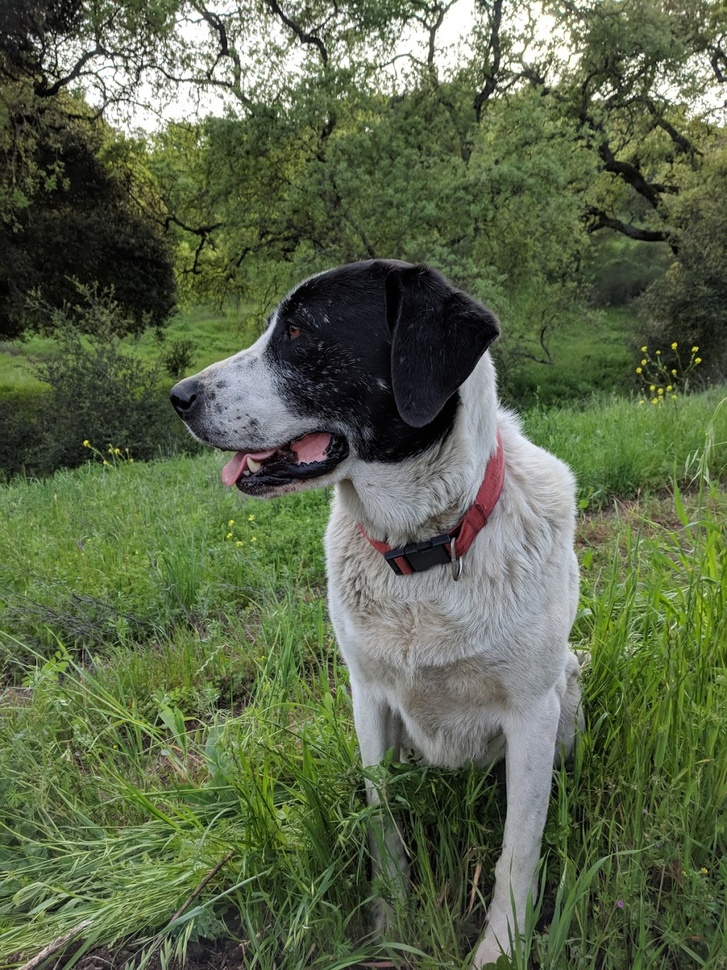
#> input picture DATA/sammy.jpg, 727 x 970 px, shrunk from 1025 x 1367 before the run
$ jupyter execute 42-template-matching.ipynb   (shell and % lines are left out)
#> lines starting #> are read from the running program, lines starting #| are printed output that depends on the picture
[cell 1]
import cv2
import numpy as np
import matplotlib.pyplot as plt

[cell 2]
full = cv2.imread('../../DATA/sammy.jpg')
#> full is the input picture: shape (970, 727, 3); mean B, G, R 74.2, 102.6, 91.2
full = cv2.cvtColor(full, cv2.COLOR_BGR2RGB)

[cell 3]
full.shape
#> Out = (970, 727, 3)

[cell 4]
plt.imshow(full)

[cell 5]
face = cv2.imread('../../DATA/sammy_face.jpg')
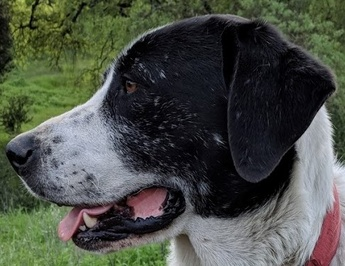
#> input picture DATA/sammy_face.jpg, 345 x 266 px, shrunk from 486 x 375 before the run
#> face is the input picture: shape (266, 345, 3); mean B, G, R 70, 78.7, 74.3
face =cv2.cvtColor(face,cv2.COLOR_BGR2RGB)
noise = cv2.imread('../../DATA/sammy_noise.jpg')
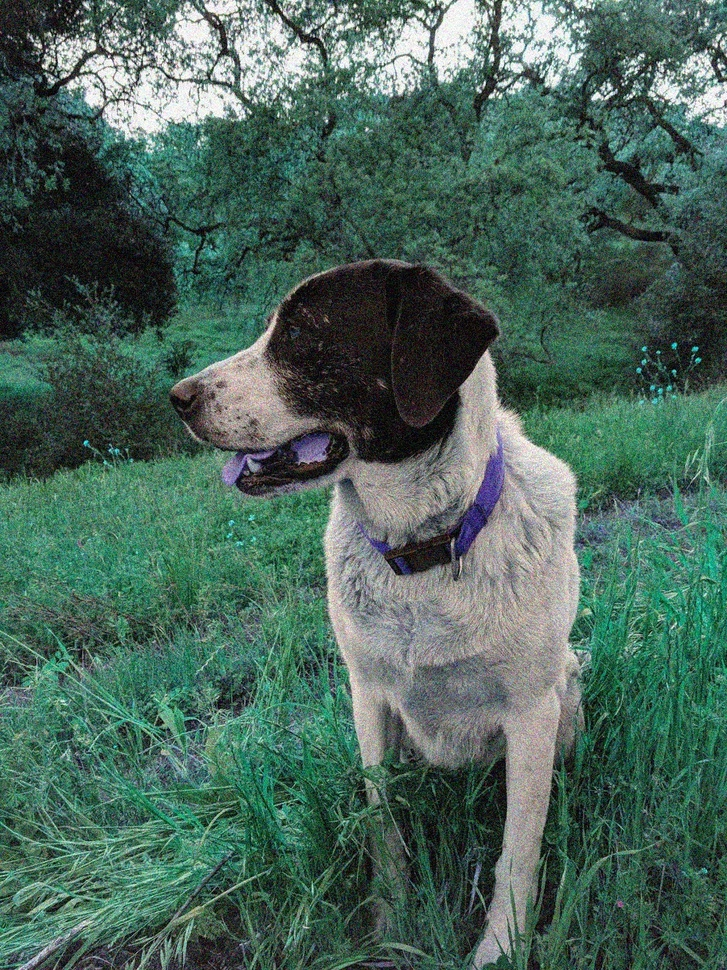
#> input picture DATA/sammy_noise.jpg, 727 x 970 px, shrunk from 1025 x 1367 before the run
#> noise is the input picture: shape (970, 727, 3); mean B, G, R 91.1, 102.5, 74.8
noise =cv2.cvtColor(noise,cv2.COLOR_BGR2RGB)

[cell 6]
plt.imshow(face)

[cell 7]
face.shape
#> Out = (266, 345, 3)

[cell 8]
sum([1,2,3])

[cell 9]
mystring = 'sum'

[cell 10]
eval(mystring)

[cell 11]
myfunc = eval(mystring)
myfunc([1,2,4])

[cell 12]
# All the 6 methods comparison in a list
# Note how we are using strings, later on we'll use the eval() function to convert to function
methods = ['cv2.TM_CCOEFF', 'cv2.TM_CCOEFF_NORMED', 'cv2.TM_CCORR', 'cv2.TM_CCORR_NORMED', 'cv2.TM_SQDIFF', 'cv2.TM_SQDIFF_NORMED']

[cell 13]
for m in methods:
    # CREATE A COPY
    full_copy = full.copy()
    method = eval(m)

    # TEMPLATE MATCHING
    res = cv2.matchTemplate(full_copy,face,method)

    min_val,max_val,min_loc,max_loc = cv2.minMaxLoc(res)

    # DRAW RED RECTANGLE
    if method in [cv2.TM_SQDIFF,cv2.TM_SQDIFF_NORMED]:
        top_left = min_loc # (x,y)
    else:
        top_left = max_loc

    height,width,channels = face.shape
    bottom_right = (top_left[0]+width,top_left[1]+height)

    cv2.rectangle(full_copy,top_left,bottom_right,(255,0,0),10)

    # PLOT AND SHOW THE IMAGES
    plt.subplot(121) #give me a subplot 1 row by 2 colums
    plt.imshow(res)
    plt.title('HEATMAP OF TEMPLATE MATCHING')

    plt.subplot(122)
    plt.imshow(full_copy)
    plt.title('DETECTION OF TEMPLATE')
    plt.suptitle(m)

    plt.show()

    print('\n')
    print('\n')
#> this loop made 6 passes
#> (min_val, max_val, min_loc, top_left, bottom_right) on passes 1 to 4: (-369489984, 868099584, (0, 7), (164, 245), (509, 511)), (-0.333, 0.994, (0, 10), (164, 245), (509, 511)), (1.13e+09, 2.63e+09, (47, 150), (237, 465), (582, 731)), (0.5, 0.998, (0, 38), (164, 245), (509, 511))
#> (min_val, max_val, max_loc, top_left, bottom_right) on passes 5 to 6: (11169509, 3.14e+09, (0, 0), (164, 245), (509, 511)), (0.00463, 1, (0, 0), (164, 245), (509, 511))
#> pass 1, `res = cv2.matchTemplate(full_copy,face,method)`:
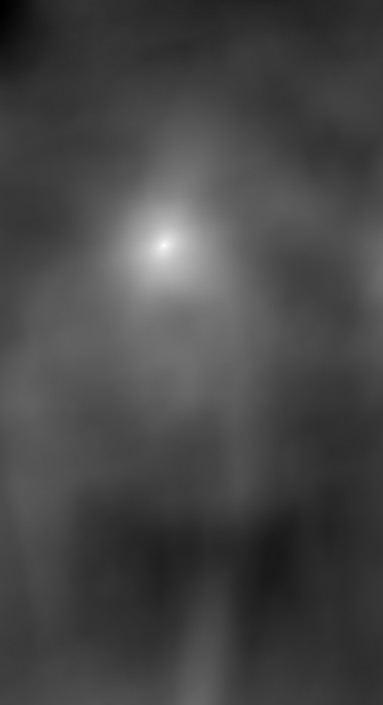
#> res: shape (705, 383) float32; min -369489984, max 868099584, mean -27078770; drawn with min black and max white
#> pass 1, `plt.show()`:
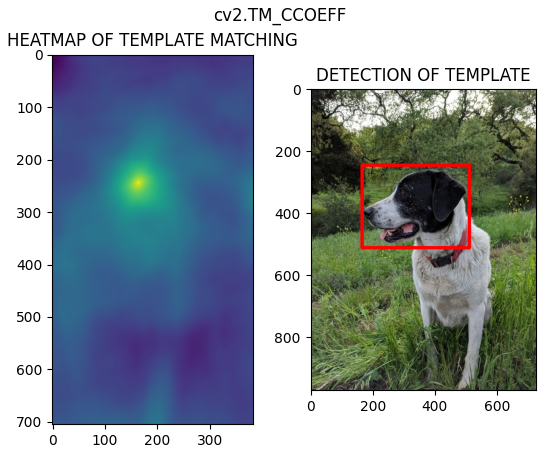
#> figure drawn by matplotlib, 2 panels
#> pass 2, `res = cv2.matchTemplate(full_copy,face,method)`:
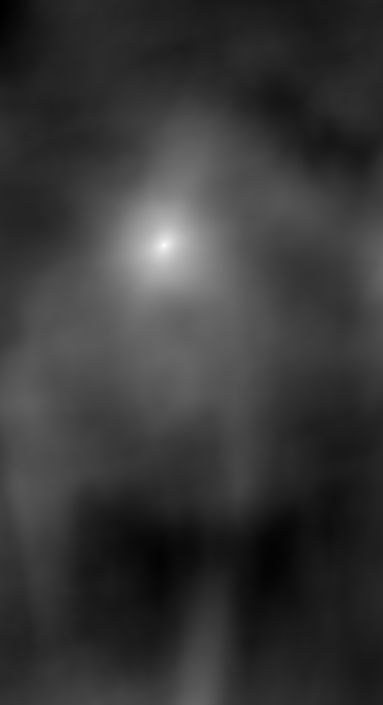
#> res: shape (705, 383) float32; min -0.333, max 0.994, mean -0.0421; drawn with min black and max white
#> pass 2, `plt.show()`:
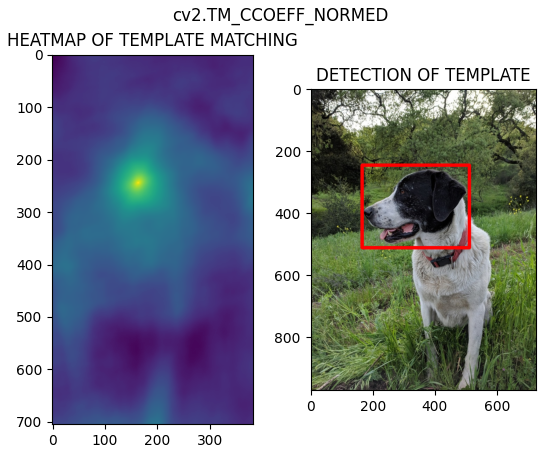
#> figure drawn by matplotlib, 2 panels
#> pass 3, `res = cv2.matchTemplate(full_copy,face,method)`:
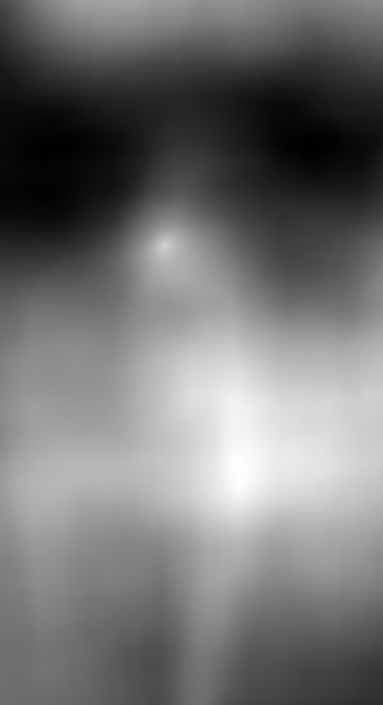
#> res: shape (705, 383) float32; min 1.13e+09, max 2.63e+09, mean 1.81e+09; drawn with min black and max white
#> after the loop:
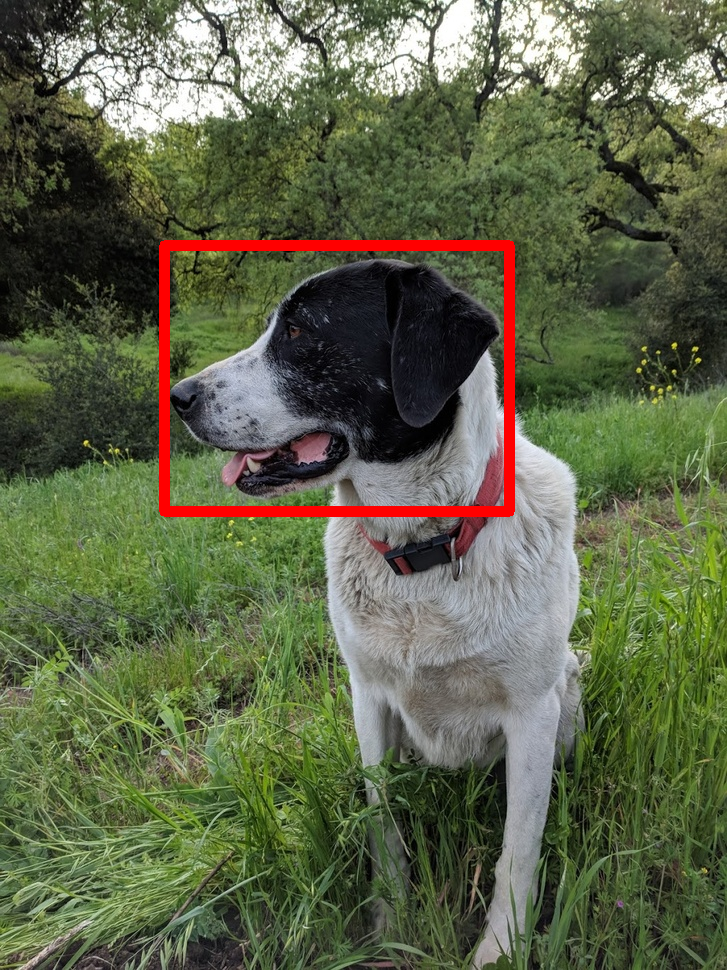
#> full_copy: shape (970, 727, 3); mean R, G, B 94.3, 100.7, 72.8
#> after the loop:
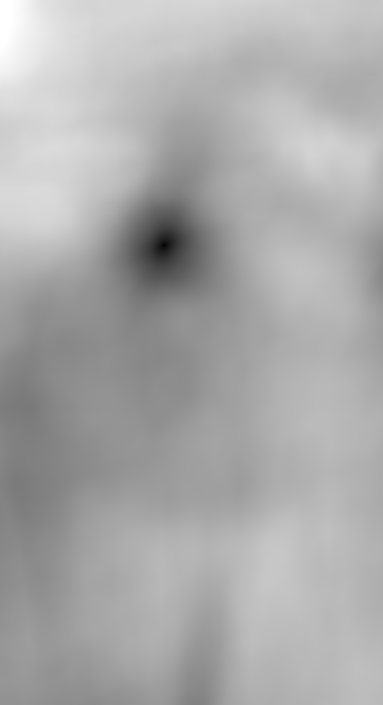
#> res: shape (705, 383) float32; min 0.00463, max 1, mean 0.669

[cell 14]
full_copy = full.copy()
my_method = eval('cv2.TM_CCORR_NORMED')
res = cv2.matchTemplate(full_copy, face, my_method )
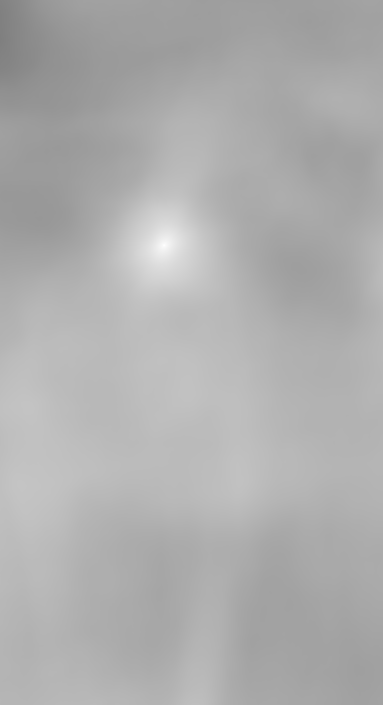
#> res: shape (705, 383) float32; min 0.5, max 0.998, mean 0.684
